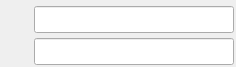
   <widget class="caFrame" name="caFrame_14">
    <property name="geometry">
     <rect>
      <x>450</x>
      <y>1094</y>
      <width>236</width>
      <height>67</height>
     </rect>
    </property>
    <widget class="caImage" name="caImage_8">
     <property name="geometry">
      <rect>
       <x>0</x>
       <y>0</y>
       <width>30</width>
       <height>29</height>
      </rect>
     </property>
     <property name="imageCalc">
      <string>A</string>
     </property>
     <property name="filename" stdset="0">
      <string>colorseq.gif</string>
     </property>
     <property name="channel" stdset="0">
      <string>BMA1:STAR:2.OFFS</string>
     </property>
    </widget>
    <widget class="caImage" name="caImage_9">
     <property name="geometry">
      <rect>
       <x>0</x>
       <y>33</y>
       <width>30</width>
       <height>29</height>
      </rect>
     </property>
     <property name="imageCalc">
      <string>A</string>
     </property>
     <property name="filename" stdset="0">
      <string>colorseq.gif</string>
     </property>
     <property name="channel" stdset="0">
      <string>BMA1:STAP:2.OFFS</string>
     </property>
    </widget>
    <widget class="caLineEdit" name="caLineEdit_68">
     <property name="geometry">
      <rect>
       <x>34</x>
       <y>6</y>
       <width>200</width>
       <height>27</height>
      </rect>
     </property>
     <property name="alignment">
      <set>Qt::AlignAbsolute|Qt::AlignLeading|Qt::AlignLeft|Qt::AlignVCenter</set>
     </property>
     <property name="channel" stdset="0">
      <string>BMA1:STAR:2</string>
     </property>
     <property name="foreground">
      <color>
       <red>0</red>
       <green>0</green>
       <blue>0</blue>
      </color>
     </property>
     <property name="background">
      <color>
       <red>200</red>
       <green>200</green>
       <blue>200</blue>
      </color>
     </property>
     <property name="colorMode">
      <enum>caLineEdit::Static</enum>
     </property>
     <property name="precisionMode">
      <enum>caLineEdit::Channel</enum>
     </property>
     <property name="limitsMode">
      <enum>caLineEdit::Channel</enum>
     </property>
     <property name="maxValue">
      <double>1.000000000000000</double>
     </property>
     <property name="minValue">
      <double>0.000000000000000</double>
     </property>
     <property name="fontScaleMode">
      <enum>caLineEdit::WidthAndHeight</enum>
     </property>
     <property name="formatType">
      <enum>caLineEdit::decimal</enum>
     </property>
    </widget>
    <widget class="caLineEdit" name="caLineEdit_69">
     <property name="geometry">
      <rect>
       <x>34</x>
       <y>38</y>
       <width>200</width>
       <height>27</height>
      </rect>
     </property>
     <property name="alignment">
      <set>Qt::AlignAbsolute|Qt::AlignLeading|Qt::AlignLeft|Qt::AlignVCenter</set>
     </property>
     <property name="channel" stdset="0">
      <string>BMA1:STAP:2</string>
     </property>
     <property name="foreground">
      <color>
       <red>0</red>
       <green>0</green>
       <blue>0</blue>
      </color>
     </property>
     <property name="background">
      <color>
       <red>200</red>
       <green>200</green>
       <blue>200</blue>
      </color>
     </property>
     <property name="colorMode">
      <enum>caLineEdit::Static</enum>
     </property>
     <property name="precisionMode">
      <enum>caLineEdit::Channel</enum>
     </property>
     <property name="limitsMode">
      <enum>caLineEdit::Channel</enum>
     </property>
     <property name="maxValue">
      <double>1.000000000000000</double>
     </property>
     <property name="minValue">
      <double>0.000000000000000</double>
     </property>
     <property name="fontScaleMode">
      <enum>caLineEdit::WidthAndHeight</enum>
     </property>
     <property name="formatType">
      <enum>caLineEdit::decimal</enum>
     </property>
    </widget>
   </widget>
